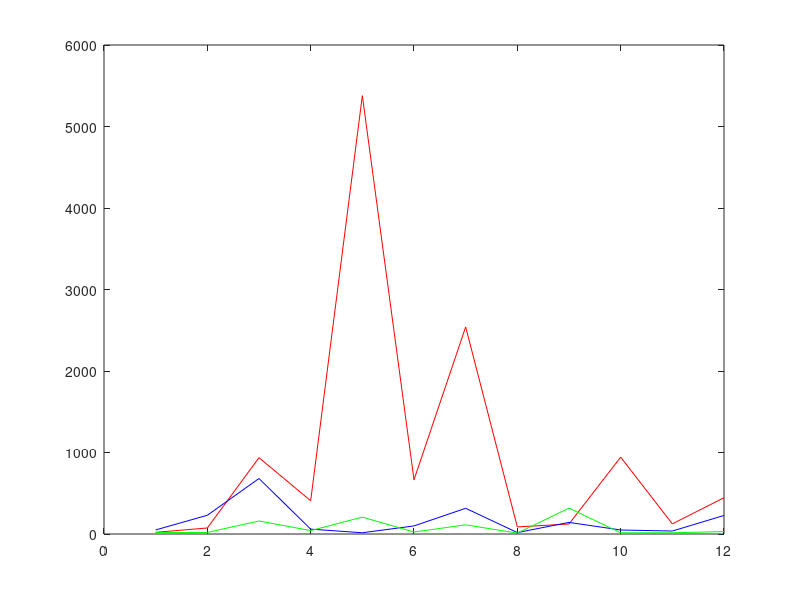

Recreate this plot in MATLAB.
%Plot the difference for different sample size
sample1 = [0.206,0.739,9.366,4.081,53.784,6.656,25.406,0.866,1.227,9.434,1.244,4.450];
sample2 = [0.5,2.3,6.81,0.596,0.154,0.993,3.155,0.174,1.423,0.492,0.365,2.275];
sample3 = [0.187,0.192,1.597,0.419,2.072,0.242,1.124,0.110,3.175,0.148,0.151,0.298];
plot(100*sample1,'red');
hold on;
plot(100*sample2,'blue');
hold on;
plot(100*sample3,'green')
